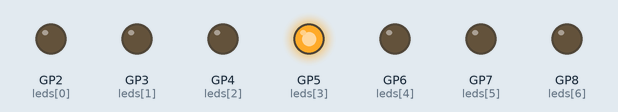
The program below on a simulated Raspberry Pi Pico running MicroPython. Parts: output pins drawn as LEDs (lit = HIGH).

Above: at 0.05 s.
At 0.75 s:
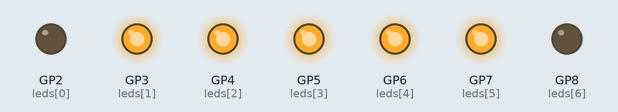
At 1.45 s:
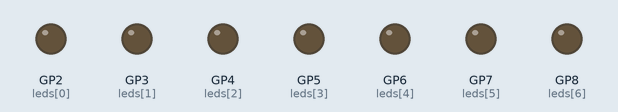
At 2.15 s:
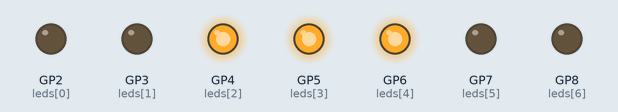
At 2.85 s:
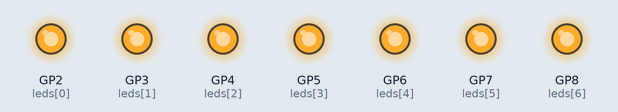
Timing chart, 0 to 3.1 s (numbered marks = the images above):
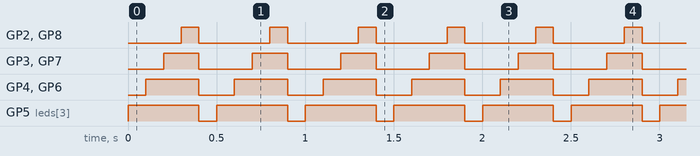

Measured:
- by itself, GP2 (leds[0]), GP8 (leds[6]): alternates HIGH for 0.10 s and LOW for 0.40 s
- by itself, GP3 (leds[1]), GP7 (leds[5]): alternates HIGH for 0.20 s and LOW for 0.30 s
- by itself, GP4 (leds[2]), GP6 (leds[4]): alternates HIGH for 0.30 s and LOW for 0.20 s
- by itself, GP5 (leds[3]): alternates HIGH for 0.40 s and LOW for 0.10 s

The program:

main.py
```python
import machine
import utime

# Se definen los pines a utilizar para los LEDs
led_pins = [2, 3, 4, 5, 6, 7, 8]

# Configurar los pines como salidas
leds = [machine.Pin(pin, machine.Pin.OUT) for pin in led_pins]

# Se define la duración de cada estado de encendido/apagado de los LEDs en segundos
duracion = 0.1

while True:
    # Enciende el LED del medio
    leds[3].value(1)
    utime.sleep(duracion)

    # Enciende los LEDs de los extremos
    leds[2].value(1)
    leds[4].value(1)
    utime.sleep(duracion)

    # Enciende los LEDs adyacentes a los de los extremos
    leds[1].value(1)
    leds[5].value(1)
    utime.sleep(duracion)

    # Enciende los LEDs adyacentes a los del paso anterior
    leds[0].value(1)
    leds[6].value(1)
    utime.sleep(duracion)

    # Apaga todos los LEDs
    for led in leds:
        led.value(0)
    utime.sleep(duracion)
```
